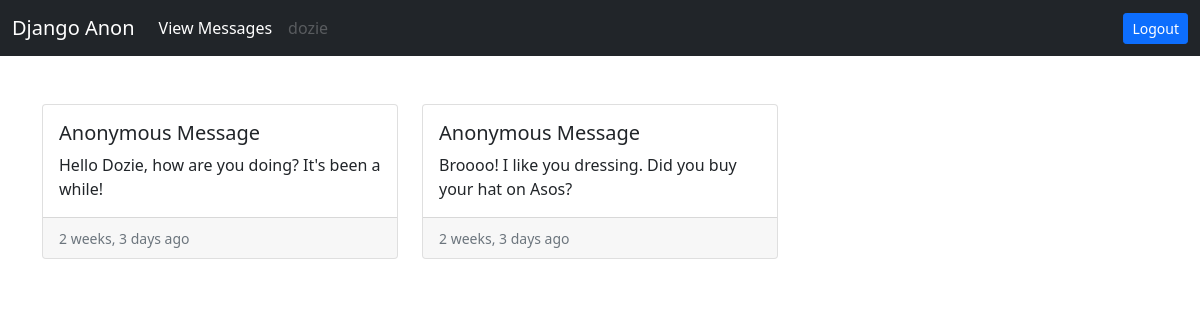
The app's page /all-anon-messages/ (signed in) with its own data.
### core/models.py (models this page shows)
class AnonMessage(models.Model):
    user = models.ForeignKey(User, on_delete=models.CASCADE)
    message = models.CharField(max_length=255)
    timestamp = models.DateTimeField(auto_now_add=True)

### core/views.py (the view)
# urls.py: path('all-anon-messages/', views.all_anon_messages, name='all-anon-messages')
def all_anon_messages(request):
    obj = AnonMessage.objects.filter(user=request.user)
    context = {'obj':obj}
    return render(request, 'core/all_anon_messages.html', context)

### templates/core/all_anon_messages.html
{% extends 'base.html' %}
{% load humanize %}
{% block content %}
<div>
    <div class="row row-cols-1 row-cols-md-3 g-4">
        {% if obj %}
        {% for o in obj %}
        <div class="col">
            <div class="card h-100">
                <div class="card-body">
                    <h5 class="card-title">Anonymous Message</h5>
                    <p class="card-text">{{o.message}}</p>
                </div>
                <div class="card-footer">
                    <small class="text-muted">{{o.timestamp|naturaltime}}</small>
                </div>
            </div>
        </div>
        {% endfor %}
        {% else %}
        <h2>You do not have any secret message yet</h2>
        {% endif %}
    </div>
</div>
{% endblock content %}

### templates/base.html (shortened to what this page needs)
<!doctype html>
<html lang="en">
<head>
    <link href="https://cdn.jsdelivr.net/npm/bootstrap@5.0.2/dist/css/bootstrap.min.css" rel="stylesheet"
>
</head>
<body>
    <nav class="navbar navbar-expand-lg navbar-dark bg-dark">
        <div class="container-fluid">
            <a class="navbar-brand" href="/">Django Anon</a>
            <div class="collapse navbar-collapse" id="navbarSupportedContent">
                <ul class="navbar-nav me-auto mb-2 mb-lg-0">
                    {% if request.user.is_authenticated %}
                    <li class="nav-item">
                        <a class="nav-link active" aria-current="page" href="{% url 'all-anon-messages' %}">View Messages</a>
                    </li>
                    <li class="nav-item">
                        <a class="nav-link disabled" href="#" tabindex="-1" aria-disabled="true">{{request.user.username}}</a>
                    </li>
                    {% endif %}
                </ul>
                {% if request.user.is_authenticated %}
                <a href="{% url 'logout' %}" class="btn btn-primary btn-sm">Logout</a>
                {% else %}
                <a href="{% url 'login' %}" class="btn btn-primary btn-sm">Login</a>
                {% endif %}
            </div>
        </div>
    </nav>
    <div class="container mt-5">
        {% block content %}
        {% endblock content %}
    </div>
</body>
</html>

### records on screen
AnonMessage: message "Hello Dozie, how are you doing? It's been a while!", timestamp "2 weeks, 3 days ago"
AnonMessage: message "Broooo! I like you dressing. Did you buy your hat on Asos?", timestamp "2 weeks, 3 days ago"

### other values on screen
{{ request.user.username }} "dozie"
